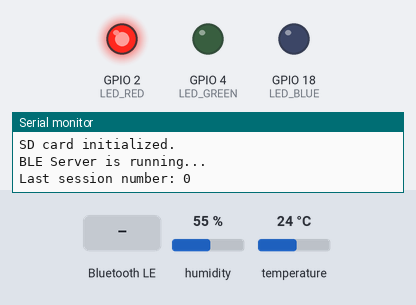
The program below on a simulated ESP32. Parts: output pins drawn as LEDs (lit = HIGH), the last lines printed to the serial monitor. The test bench sets the inputs (shaded band); at power-on: humidity 55 %, temperature 24 °C. Storage starts empty; nothing arrives over Bluetooth unless stated; a phone connects over Bluetooth LE 3 s after start.

Above: at 1.2 s.
1.3 s: Bluetooth LE write "START" received
At 1.5 s:
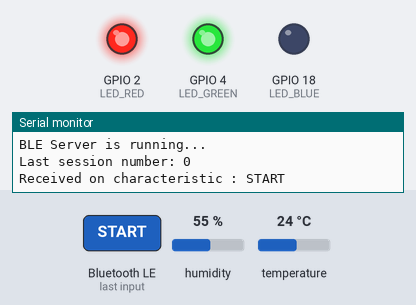
At 4.0 s:
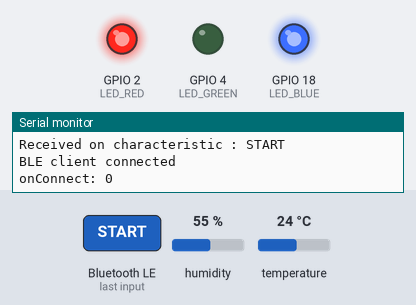
4.3 s: Bluetooth LE write "/" received
5.8 s: Bluetooth LE write "session-" received
7.3 s: Bluetooth LE write ".csv" received
8.8 s: Bluetooth LE write "STOP" received
At 11.66 s:
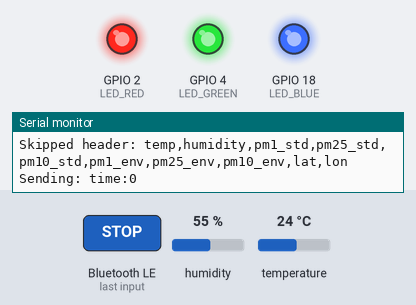
11.8 s: Bluetooth LE write "START" received
At 13.3 s:
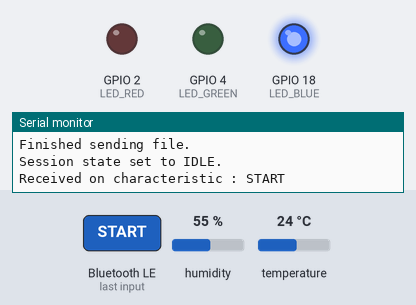
Timing chart, 0 to 14.5 s (numbered marks = the images above; inputs shaded):
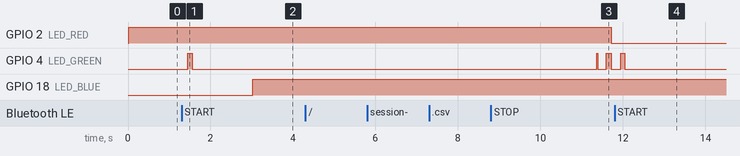

Measured:
- after the input at 1.3 s, GPIO 4 (LED_GREEN): LOW → HIGH after 0.15 s, → LOW 0.10 s later
- after the input at 8.8 s, GPIO 2 (LED_RED): HIGH → LOW after 2.9 s
- after the input at 11.8 s, GPIO 4 (LED_GREEN): LOW → HIGH after 0.15 s, → LOW 0.10 s later

The program:

main.cpp
```cpp
 #define USE_PMS5003
// #define USE_SDS011

#include <Arduino.h>
#include <Wire.h>
#include <HardwareSerial.h>
#include <SPI.h>
#include <SD.h>
#include <Adafruit_SHT31.h>
#include <Adafruit_GPS.h>

#include <BLEDevice.h>
#include <BLEServer.h>
#include <BLEUtils.h>
#include <BLE2902.h>

#ifdef USE_SDS011
#include <SDS011.h>
#endif

// BLE UUIDs
#define SERVICE_UUID                      "4fafc201-1fb5-459e-8fcc-c5c9c331914b"
#define CHARACTERISTIC_UUID_DATA          "beb5483e-36e1-4688-b7f5-ea07361b26a8"
#define CHARACTERISTIC_UUID_COMMAND       "12345678-1234-5678-1234-56789abcdef0"
#define CHARACTERISTIC_UUID_SESSION_STATE "1b76c3ce-d232-4796-9d85-cf1a68ecff05"
#define CHARACTERISTIC_UUID_TIMESTAMP     "a66324f1-8fc4-44a6-9be5-a481922ef754"

// Timestamp globals
unsigned long startTimestamp = 0;
unsigned long readingIndex = 0;

// SD Card (VSPI default pins)
#define SD_CS    15
#define SD_SCK   14
#define SD_MISO  25
#define SD_MOSI  13

#ifdef USE_SDS011
SDS011 sds;
#endif

// Sensor UART
#define RXD2 34
#define TXD2 17
#define PM_BAUD 9600
HardwareSerial PMserial(1);

// Sensor instances
Adafruit_SHT31 sht31 = Adafruit_SHT31();

// BLE Globals
bool hasStarted = false;
BLEServer* pServer = nullptr;
BLECharacteristic* pCharacteristic = nullptr;
BLECharacteristic* pRXCharacteristic = nullptr;
BLECharacteristic* pSessionStateCharacteristic = nullptr;
BLECharacteristic* pTimestampCharacteristic = nullptr;

bool deviceConnected = false;
std::string rxValue;

// Reading CSV globals
int sessionCounter = 0;
String currentSessionFile = "";
File csvFile;
bool isSendingFile = false;
unsigned long lastSendTime = 0;
const unsigned long SEND_INTERVAL = 100;

const char* csvKeys[] = {
  "time", "temp", "humidity",
  "pm1_std", "pm25_std", "pm10_std",
  "pm1_env", "pm25_env", "pm10_env","lat", "lon"
};

const int numKeys = sizeof(csvKeys) / sizeof(csvKeys[0]);

// GPS Globals
uint32_t gpsTimer = millis();
int32_t lon = 0;
int32_t lat = 0;
uint16_t gpsCount = 0;
HardwareSerial GPS_Serial(2);
Adafruit_GPS GPS(&GPS_Serial);
#define GPS_RX_PIN 16
#define GPS_TX_PIN 17
#define LED_BLUE 18
#define LED_RED 2
#define LED_GREEN 4

// BLE Callbacks
class MyBLECallbacks : public BLEServerCallbacks, public BLECharacteristicCallbacks {
public:
  void onConnect(BLEServer* pServer) override {
    deviceConnected = true;
    Serial.println("BLE client connected");
    digitalWrite(LED_BLUE, HIGH);
    if (pSessionStateCharacteristic) {
      pSessionStateCharacteristic->setValue(hasStarted ? "BUSY" : "IDLE");
      pSessionStateCharacteristic->notify();
      Serial.print("onConnect: ");
      Serial.println(hasStarted);
    }
  }

  void onDisconnect(BLEServer* pServer) override {
    deviceConnected = false;
    Serial.println("BLE client disconnected");
    digitalWrite(LED_BLUE, LOW);
    delay(500);
    pServer->getAdvertising()->start();
    Serial.println("BLE advertising restarted");
  }

  void onWrite(BLECharacteristic* pCharacteristic) override {
    std::string value = pCharacteristic->getValue();
    Serial.print("Received on characteristic ");
    Serial.print(pCharacteristic->getUUID().toString().c_str());
    Serial.print(": ");
    Serial.println(value.c_str());

    if (pCharacteristic == pRXCharacteristic) {
      rxValue = value;
    } else if (pCharacteristic == pTimestampCharacteristic) {
      // Parse timestamp from string (expecting ASCII decimal seconds)
      unsigned long ts = strtoul(value.c_str(), nullptr, 10);
      if (ts > 0) {
        startTimestamp = ts;
        readingIndex = 0;
        Serial.printf("Start timestamp set to %lu\n", startTimestamp);
      }
    }
  }
};

SPIClass vspi(VSPI);

// PMS5003 parser. Waits until 32bytes of data are avaliable, then checks for the correct frame headers, 0x42 and 0x4D and reads data.
bool readPMSData(uint16_t* pm1_std, uint16_t* pm25_std, uint16_t* pm10_std,
                 uint16_t* pm1_env, uint16_t* pm25_env, uint16_t* pm10_env) {
  static uint8_t buffer[32];
  while (PMserial.available() >= 32) {
    if (PMserial.read() == 0x42 && PMserial.peek() == 0x4D) {
      buffer[0] = 0x42;
      buffer[1] = PMserial.read();  // 0x4D
      for (int i = 2; i < 32; i++) buffer[i] = PMserial.read();

      uint16_t sum = 0;
      for (int i = 0; i < 30; i++) sum += buffer[i];
      uint16_t receivedChecksum = (buffer[30] << 8) | buffer[31];

      if (sum == receivedChecksum) {
        *pm1_std  = (buffer[4]  << 8) | buffer[5];
        *pm25_std = (buffer[6]  << 8) | buffer[7];
        *pm10_std = (buffer[8]  << 8) | buffer[9];
        *pm1_env  = (buffer[10] << 8) | buffer[11];
        *pm25_env = (buffer[12] << 8) | buffer[13];
        *pm10_env = (buffer[14] << 8) | buffer[15];
        return true;
      }
    }
  }
  return false;
}

void logToSDCard(const String& data) {
  if (currentSessionFile == "") return;

  File file = SD.open(currentSessionFile, FILE_APPEND);
  if (file) {
    file.println(data);
    file.close();
    Serial.println("Logged: " + data);
  } else {
    Serial.println("Failed to write to " + currentSessionFile);
    pCharacteristic->setValue("SD_ERROR");
    pCharacteristic->notify();
  }
}

void readGPSData() {
  while (GPS.available()) {
    char c = GPS.read();
    if (GPS.newNMEAreceived()) {
      if (GPS.parse(GPS.lastNMEA())) {
        if (GPS.fix) {
         // Serial.println("Fix found");
          lat += GPS.latitudeDegrees * 1e6;
          lon += GPS.longitudeDegrees * 1e6;
          gpsCount++;
        } else {
        //  Serial.println("Fix not found");
        }
      } else {
      //  Serial.println("Failed to parse NMEA sentence");
      }
    }
  }
}

void setup() {
  Serial.begin(115200);
  Wire.begin();
  pinMode(LED_BLUE, OUTPUT);
  pinMode(LED_RED, OUTPUT);
  pinMode(LED_GREEN, OUTPUT);
  digitalWrite(LED_RED, LOW);
  digitalWrite(LED_BLUE, LOW);
  digitalWrite(LED_GREEN, LOW);
  #ifdef USE_PMS5003
    PMserial.begin(PM_BAUD, SERIAL_8N1, RXD2, TXD2);
  #endif

  #ifdef USE_SDS011
    sds.begin(&PMserial);
  #endif

  if (!sht31.begin(0x44)) {
    Serial.println("Could not find SHT31 sensor!");
    while (1) delay(1);
  }

  // VSPI bus initialisation
  vspi.begin(SD_SCK, SD_MISO, SD_MOSI, SD_CS);
  if (!SD.begin(SD_CS, vspi, 100000)) {
    Serial.println("SD Card Mount Failed at 1MHz");
    for(int i=0; i<5; i++){
        digitalWrite(LED_RED, HIGH);
        delay(150);
        digitalWrite(LED_RED, LOW);
        delay(150);
    }
    return;
  }
  Serial.println("SD card initialized.");
  digitalWrite(LED_RED, HIGH);

  // BLE setup
  BLEDevice::init("ESP32 BLE");
  pServer = BLEDevice::createServer();
  pServer->setCallbacks(new MyBLECallbacks());

  BLEService* pService = pServer->createService(SERVICE_UUID);

  pTimestampCharacteristic = pService->createCharacteristic(
    CHARACTERISTIC_UUID_TIMESTAMP,
    BLECharacteristic::PROPERTY_WRITE
  );

  pTimestampCharacteristic->addDescriptor(new BLE2902());
  pTimestampCharacteristic->setCallbacks(new MyBLECallbacks());

  pSessionStateCharacteristic = pService->createCharacteristic(
    CHARACTERISTIC_UUID_SESSION_STATE,
    BLECharacteristic::PROPERTY_READ | BLECharacteristic::PROPERTY_NOTIFY
  );

  pSessionStateCharacteristic->addDescriptor(new BLE2902());

  pCharacteristic = pService->createCharacteristic(
    CHARACTERISTIC_UUID_DATA,
    BLECharacteristic::PROPERTY_READ | BLECharacteristic::PROPERTY_NOTIFY
  );

  pCharacteristic->addDescriptor(new BLE2902());

  pRXCharacteristic = pService->createCharacteristic(
    CHARACTERISTIC_UUID_COMMAND,
    BLECharacteristic::PROPERTY_WRITE
  );

  pRXCharacteristic->addDescriptor(new BLE2902());
  pRXCharacteristic->setCallbacks(new MyBLECallbacks());

  pService->start();
  BLEAdvertising* pAdvertising = BLEDevice::getAdvertising();
  pAdvertising->addServiceUUID(SERVICE_UUID);
  pAdvertising->setScanResponse(true);
  BLEDevice::startAdvertising();
  Serial.println("BLE Server is running...");

 //SD reader setup
  File root = SD.open("/");
  if (root && root.isDirectory()) {
    while (true) {
      File entry = root.openNextFile();
      if (!entry) break;

      String name = entry.name();  // e.g. "/session-42.csv"
      if (name.startsWith("/")) name = name.substring(1);
      if (name.startsWith("session-") && name.endsWith(".csv")) {
        int numStart = name.indexOf('-') + 1;
        int numEnd = name.indexOf(".csv");
        String numStr = name.substring(numStart, numEnd);
        int num = numStr.toInt();
        if (num > sessionCounter) {
          sessionCounter = num;
        }
      }
      entry.close();
    }
  }

  Serial.printf("Last session number: %d\n", sessionCounter);

  // Initialize GPS
  GPS_Serial.begin(9600, SERIAL_8N1, GPS_RX_PIN, GPS_TX_PIN);
  GPS.begin(9600);
  GPS.sendCommand(PMTK_SET_NMEA_OUTPUT_RMCGGA);
  GPS.sendCommand(PMTK_SET_NMEA_UPDATE_1HZ);
  GPS.sendCommand(PGCMD_ANTENNA);
}

void loop() {
  String msg;
  String logEntry;

  float temp = sht31.readTemperature();
  float humidity = sht31.readHumidity();
  char c = GPS.read();

  String currentLine;
  int currentFieldIndex = 0;

 // Start session
  if (rxValue == "START"){
    digitalWrite(LED_GREEN, LOW);
    delay(100);
    digitalWrite(LED_GREEN, HIGH);
    delay(100);
    digitalWrite(LED_GREEN, LOW);
    // Feed read nmea for 10 seconds
    for (int i=0; i<196; i++){
      readGPSData();
      delay(50);
    }

    // If session has not started yet, create a new session file on the SD card and set hasstarted to true
    if (!hasStarted) {
        digitalWrite(LED_GREEN, HIGH);
        readingIndex = 0;
        sessionCounter++;
        currentSessionFile = "/session-" + String(sessionCounter) + ".csv";

        File file = SD.open(currentSessionFile, FILE_WRITE);
        if (file) {
          file.println("temp,humidity,pm1_std,pm25_std,pm10_std,pm1_env,pm25_env,pm10_env,lat,lon");
          file.close();
          Serial.println("Started new session: " + currentSessionFile);
        } else {
          Serial.println("Failed to create session file");
        }

        hasStarted = true;
        Serial.print("Recieved START, set hasStarted: ");
        Serial.println(hasStarted);
        if (deviceConnected && pSessionStateCharacteristic) {
          pSessionStateCharacteristic->setValue("BUSY");
          pSessionStateCharacteristic->notify();
        }
      }

      // Start recording and uploading to the new Session file on the sd card
      if (!isnan(temp) && !isnan(humidity)) {
      Serial.printf("Temp: %.1f C, Hum: %.1f %%\n", temp, humidity);
      unsigned long currentTimestamp = startTimestamp + readingIndex;
      logEntry = String(currentTimestamp) + "," + String(temp, 1) + "," + String(humidity, 1);
    } else {
      logEntry += "NA,NA";
    }

  #ifdef USE_PMS5003
    uint16_t pm1_std, pm25_std, pm10_std, pm1_env, pm25_env, pm10_env;
    if (readPMSData(&pm1_std, &pm25_std, &pm10_std, &pm1_env, &pm25_env, &pm10_env)) {
      Serial.printf("PM Std: 1.0=%d 2.5=%d 10=%d\n", pm1_std, pm25_std, pm10_std);
      Serial.printf("PM Env: 1.0=%d 2.5=%d 10=%d\n", pm1_env, pm25_env, pm10_env);
      logEntry += "," + String(pm1_std) + "," + String(pm25_std) + "," + String(pm10_std)
              + "," + String(pm1_env) + "," + String(pm25_env) + "," + String(pm10_env);
    } else {
      logEntry += ",NA,NA,NA,NA,NA,NA";
    }
  #endif

  #ifdef USE_SDS011
  float pm25, pm10;
  int err = sds.read(&pm25, &pm10);
    if (err) {
      Serial.printf("SDS011: PM2.5=%.1f PM10=%.1f\n", pm25, pm10);
      logEntry += "NA," + String(pm25, 1) + "," + String(pm10, 1)
              + "NA," + String(pm25, 1) + "," + String(pm10, 1);  // Duplicate into std/env placeholders
    } else {
      logEntry += "NA,NA,NA,NA,NA,NA";
    }
  #endif
    if (!isnan(lat) && !isnan(lon)){
      //Serial.println(gpsCount);
        if (gpsCount==0){
            Serial.println("gps count is 0");
            Serial.printf("Lat: %.6f, Lon: %.6f\n", 0, 0);
            logEntry += ",NA,NA";
            lon=0;
          lat=0;
          gpsCount=0;
        }
        else{
            Serial.println("gps count is >0");
            Serial.printf("Lat: %.6f , Lon: %.6f %%\n", lat, lon);
            logEntry += "," + String((lat/gpsCount)/1e6, 6) + "," + String((lon/gpsCount)/1e6, 6);
            lon=0;
            lat=0;
            gpsCount=0;
        }
    }
    else {
        Serial.println("nan");
        logEntry += ",NA,NA";
        lon=0;
        lat=0;
        gpsCount=0;
    }

    logToSDCard(logEntry);
    readingIndex+=10;
    digitalWrite(LED_GREEN, LOW);
    //delay(1000);
  }

  //Stop session
  //If stop signal has been recieved and a file is not currently being sent, read abnd send the current session File from the SD card
  else if (rxValue == "STOP" && !isSendingFile) {
    if (currentSessionFile != "") {
      csvFile = SD.open(currentSessionFile, FILE_READ);
      if (csvFile) {
        Serial.println("Sending latest session file: " + currentSessionFile);
        isSendingFile = true;
        lastSendTime = millis();
        hasStarted = false;
        Serial.print("Recieved STOP, set hasStarted: ");
        Serial.println(hasStarted);
      } else {
        Serial.println("Failed to open " + currentSessionFile);
        rxValue.clear();
        hasStarted = false;
        msg = "SD_ERROR";
        pCharacteristic->setValue(msg.c_str());
        pCharacteristic->notify();
      }
    } else {
      Serial.println("No session file to send");
      rxValue.clear();
    }
  }

  if(isSendingFile && deviceConnected) {
    if(millis() - lastSendTime >= SEND_INTERVAL){
      if(csvFile.available()){
        // static File csvFile;
        static String currentLine = "";
        static int currentFieldIndex = 0;

        // Read new line only if currentLine is empty
        if (currentLine == "" && csvFile.available()) {
          currentLine = csvFile.readStringUntil('\n');
          currentLine.trim();

          // Skip header line
          if (currentLine.startsWith("temp") || currentLine.startsWith("T")) {
            Serial.println("Skipped header: " + currentLine);
            currentLine = ""; // clear and read next line in next cycle
            return; // wait for next SEND_INTERVAL cycle
          }
          currentFieldIndex = 0;
        }

        if (csvFile.available() || currentLine != "") {
          digitalWrite(LED_GREEN, HIGH);
          digitalWrite(LED_RED, HIGH);
          if (currentLine != "") {
            int start = 0;
            for (int i = 0; i < currentFieldIndex; i++) {
              start = currentLine.indexOf(',', start) + 1;
              if (start == 0) break;
            }

            int end = currentLine.indexOf(',', start);
            if (end == -1) end = currentLine.length();

            String value = currentLine.substring(start, end);
            String msg = String(csvKeys[currentFieldIndex]) + ":" + value;

            Serial.println("Sending: " + msg);
            pCharacteristic->setValue(msg.c_str());
            pCharacteristic->notify();

            currentFieldIndex++;

            if (currentFieldIndex >= numKeys) {
              currentLine = "";  // Done with this line
              currentFieldIndex = 0;
            }
            if (!csvFile.available() && currentLine == "") {
              Serial.println("End of CSV file reached");
              csvFile.close();
              isSendingFile = false;
              rxValue.clear();
              return;
            }
            if (!isSendingFile && !hasStarted) {
              // Notify client that we're IDLE again
              if (deviceConnected && pSessionStateCharacteristic) {
                pSessionStateCharacteristic->setValue("IDLE");
                pSessionStateCharacteristic->notify();
                Serial.println("Session state set to IDLE.");
              }
            }
          }
        } else {
          Serial.println("End of CSV file reached");
          csvFile.close();
        }
      } else {
        Serial.println("Finished sending file.");
        digitalWrite(LED_GREEN, LOW);
        digitalWrite(LED_RED, LOW);
        csvFile.close();
        isSendingFile = false;
        rxValue.clear();
        pSessionStateCharacteristic->setValue("IDLE");
        pSessionStateCharacteristic->notify();
        Serial.println("Session state set to IDLE.");
      }
      lastSendTime = millis();
    }
  }
}
```
